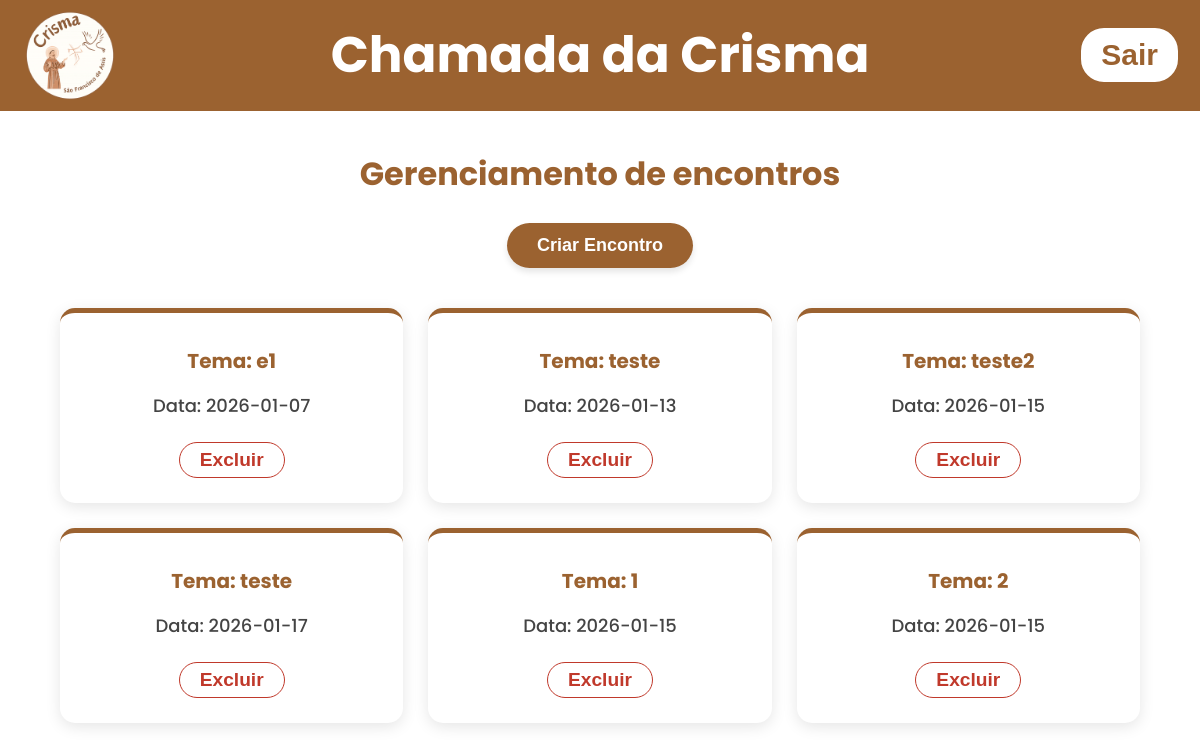
The page /listmeettings (signed in) on the database as committed earlier.
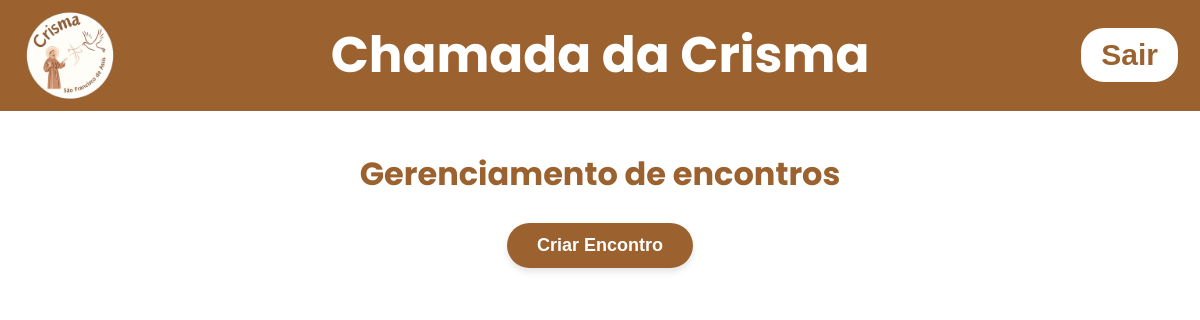
The same page on the database as committed later.
### tables this page shows
CREATE TABLE meetings (
    id INTEGER PRIMARY KEY AUTOINCREMENT,
    tema TEXT NOT NULL,
    meeting_date TEXT NOT NULL,
    created_at DATETIME DEFAULT CURRENT_TIMESTAMP
);

### app.py (the view)
@app.get("/listmeettings")
def list_meetings():
    if not 'admin' in session:
        return render_template('index.html')
    else:
        msg = request.args.get('msg')
        with get_conn() as conn:
            cur = conn.cursor()
            cur.execute("SELECT id, tema, meeting_date FROM meetings ORDER BY created_at")
            encontros = cur.fetchall()
        return render_template('managemeetings.html', encontros=encontros, msg=msg)

### app.py (called while the page is built)
def get_conn():
    conn = sqlite3.connect("data/dataBase.db")
    conn.row_factory = sqlite3.Row
    return conn

### templates/managemeetings.html (shortened to what this page needs)
<!DOCTYPE html>
<html lang="pt-br">
<head>
    <link
      rel="stylesheet"
      href="{{url_for('static', filename='css/styleconfigadmin.css')}}"
    />
    <link
      rel="stylesheet"
      href="{{url_for('static', filename='css/stylemanagemeetings.css')}}"
    />
</head>
<body>
    <header>
      <div class="header-left">
        <img
          src="{{url_for('static', filename='images/logocrismamaior.png')}}"
          alt="Logo da crisma"
          class="logo"
        />
        <h1 class="title-center" onclick="window.location.href='/homepage'" >Chamada da Crisma</h1>
      </div>
      <form action="{{url_for('logout_user')}}" method="post">
        <button class="button-logout">Sair</button>
      </form>
    </header>
    <main>
      <div class="container-principal">
         <h1>Gerenciamento de encontros</h1>
         <button onclick="OpenModalMeetings()">Criar Encontro</button>
         <div class="grid">
          {% for encontro in encontros%}
            <div class="meeting">
              <h2>Tema: {{ encontro.tema }}</h2>
              <h2>Data: {{ encontro.meeting_date}}</h2>
              <button onclick="OpenModalEditMeeting({{encontro.id}})">Excluir</button>
            </div>
          {%endfor%}
          </div>
      </div>
    </main>
</body>
</html>

Rows that differ between the two databases and show on the page:
removed meetings: tema "e1", meeting_date "2026-01-07"
removed meetings: tema "teste", meeting_date "2026-01-13"
removed meetings: tema "teste2", meeting_date "2026-01-15"
removed meetings: tema "teste", meeting_date "2026-01-17"
removed meetings: tema "1", meeting_date "2026-01-15"
removed meetings: tema "2", meeting_date "2026-01-15"
